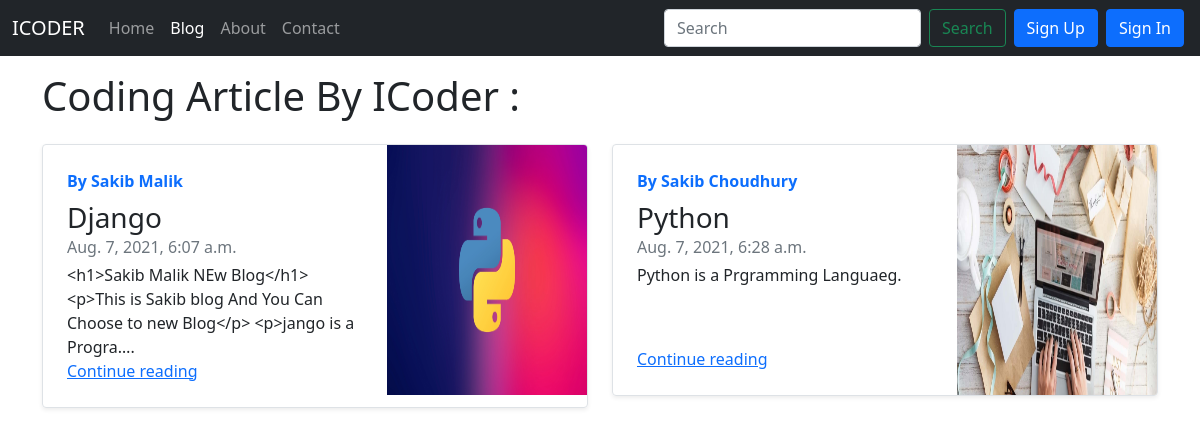
Screenshot of /blog/ with the database file from the repository.
### blog/models.py (models this page shows, shortened)
class Blog(models.Model):
    sno = models.AutoField(primary_key=True)
    title = models.CharField(max_length=500, default='')
    content = models.TextField(max_length=50000, default="Not Any Query")
    author = models.CharField(max_length=500, default='')
    slug = models.CharField(max_length=600, default='')
    views=models.IntegerField(default=0)
    timestamp = models.DateTimeField(blank=True)
    image = models.ImageField(upload_to="blogpost/images", default="")

### blog/views.py (the view)
# urls.py: path('', views.bloghome, name="Home page of Blog"),
def bloghome(request):
    allPost = Blog.objects.all()
    params = {'allPost': allPost}
    return render(request, 'blog/home.html', params)

### templates/blog/home.html (shortened to what this page needs)
{% extends 'base.html' %}
{% block blogactive %}active{% endblock blogactive %}
{% block body  %}
<div class="container my-3">
    <h1>Coding Article By ICoder :</h1>
    <div class="row mb-2 my-4">
        {% for post in allPost %}
        <div class="col-md-6">
            <div class="row g-0 border rounded overflow-hidden flex-md-row mb-4 shadow-sm h-md-250 position-relative">
                <div class="col p-4 d-flex flex-column position-static">
                    <strong class="d-inline-block mb-2 text-primary">By {{post.author}}</strong>
                    <h3 class="mb-0">{{post.title}}</h3>
                    <div class="mb-1 text-muted">{{post.timestamp}}</div>
                    <p class="card-text mb-auto">{{post.content|truncatechars:110}}.</p>
                    <a href="/blog/{{post.slug}}" class="stretched-link">Continue reading</a>
                </div>
                <div class="col-auto d-none d-lg-block">
                    <img class="bd-placeholder-img" src="/media/{{post.image}}" width="200" height="250"
                         role="img" aria-label="Placeholder: Thumbnail" preserveAspectRatio="xMidYMid slice"
                         focusable="false"><title>Placeholder</title>
                </div>
            </div>
        </div>
        {% endfor %}
    </div>
</div>
{% endblock %}

### templates/base.html (shortened to what this page needs)
<!doctype html>
<html lang="en">
<head>
    {% load static %}
    <link href="{% static 'Bootstrap/bootstrap.min.css' %}" rel="stylesheet">
</head>
<body>
<nav class="navbar navbar-expand-lg navbar-dark bg-dark">
    <div class="container-fluid">
        <a class="navbar-brand" href="/">ICODER</a>
        <div class="collapse navbar-collapse" id="navbarSupportedContent">
            <ul class="navbar-nav me-auto mb-2 mb-lg-0">
                <li class="nav-item">
                    <a class="nav-link  {% block homeactive %}{% endblock homeactive %}" aria-current="page"
                       href="/">Home
                    </a>
                </li>
                <li class="nav-item">
                    <a class="nav-link {% block blogactive %}{% endblock blogactive %}" aria-current="page"
                       href="/blog">Blog</a>
                </li>
                <li class="nav-item">
                    <a class="nav-link {% block aboutactive %}{% endblock aboutactive %} " aria-current="page"
                       href="/home/about">About</a>
                </li>
                <li class="nav-item">
                    <a class="nav-link {% block contactactive %}{% endblock contactactive %}" aria-current="page"
                       href="/home/contact">Contact</a>
                </li>
            </ul>
            <form class="d-flex" method="get" action="/home/search">
                <input class="form-control me-2" type="search" placeholder="Search" aria-label="Search" id="search"
                       name="search">
                <button class="btn btn-outline-success me-2" type="submit">Search</button>
            </form>
            <ul class="navbar-nav">
                {% if user.is_authenticated %}
                <div class="dropdown">
                    <button class="btn btn-secondary dropdown-toggle" type="button" id="logout"
                            data-bs-toggle="dropdown" aria-expanded="false">
                        Welcome {{request.user}}
                    </button>
                    <ul class="dropdown-menu" aria-labelledby="logout">
                        <li><a class="dropdown-item" href="/home/logout">Logout</a></li>
                    </ul>
                </div>
                {% else %}
                <li class="nav-item me-2">
                    <button type="button" class="btn btn-primary" data-bs-toggle="modal" data-bs-target="#signupmodel">
                        Sign Up
                    </button>
                </li>
                <li class="nav-item me-1">
                    <button type="button" class="btn btn-primary" data-bs-toggle="modal" data-bs-target="#signinmodel">
                        Sign In
                    </button>
                </li>
                {% endif %}
            </ul>
        </div>
    </div>
</nav>
{% block body %}{% endblock %}
</body>
</html>

### rows the page displays
Blog: author "Sakib Malik", title "Django", timestamp "Aug. 7, 2021, 6:07 a.m.", content "<h1>Sakib Malik NEw Blog</h1> <p>This is Sakib blog And You Can Choose to new Blog</p> <p>jango is a Progra…", image (picture)
Blog: author "Sakib Choudhury", title "Python", timestamp "Aug. 7, 2021, 6:28 a.m.", content "Python is a Prgramming Languaeg", image (picture)
